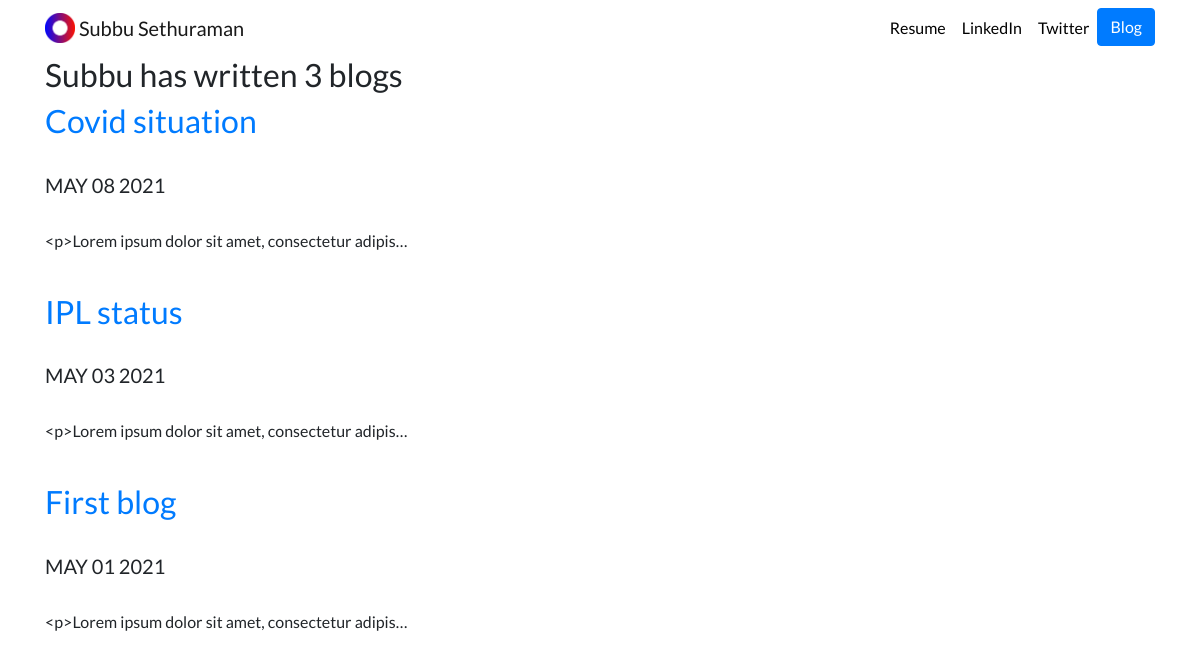
Screenshot of /blog/ with the database file from the repository.
### blog/models.py (models this page shows, shortened)
class Blog(models.Model):
    title=models.CharField(max_length=200)
    description=models.TextField()
    date=models.DateField(auto_now=False)

### blog/views.py (the view)
# urls.py: path('',views.all_blogs,name='all_blogs'),
def all_blogs(request):
    records=Blog.objects.order_by('-date')
    return render(request,'blog/all_blogs.html',{'records':records})

### templates/blog/all_blogs.html
{% extends 'portfolio/base.html' %}
{% block content %}
<h2> Subbu has written {{ records.count }} blogs </h2>
{% for record in records %}
<a href="{% url 'blog:detail' record.id %}"><h2>{{ record.title }}</h2><br></a>
<h5>{{ record.date | date:'M d Y' | upper}}</h5><br>
<p>{{ record.description | truncatechars:50 }}</p><br>
{% endfor %}
{%endblock %}

### static/portfolio/custom.css (style rules this page uses)
body { font-family: 'Lato', sans-serif; }

### rows the page displays
Blog: title "Covid situation", date "MAY 08 2021", description "<p>Lorem ipsum dolor sit amet, consectetur adipis…"
Blog: title "IPL status", date "MAY 03 2021", description "<p>Lorem ipsum dolor sit amet, consectetur adipis…"
Blog: title "First blog", date "MAY 01 2021", description "<p>Lorem ipsum dolor sit amet, consectetur adipis…"

### other values shown
{{ records.count }} "3"
